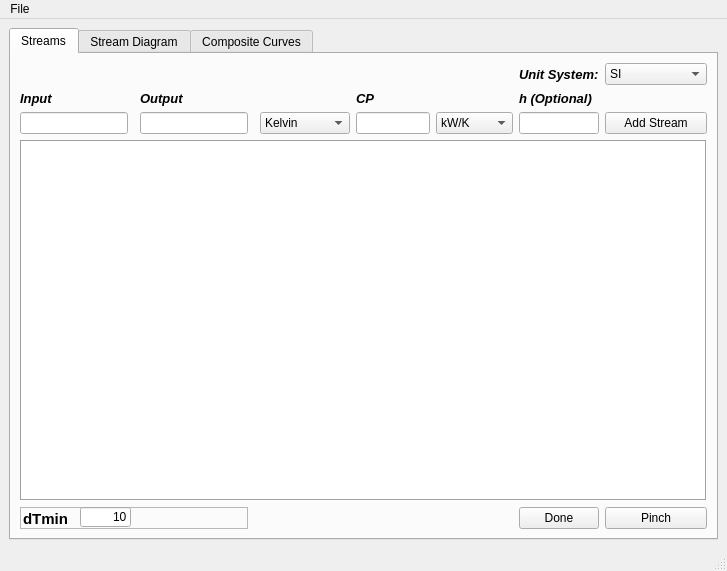
<?xml version="1.0" encoding="UTF-8"?>
<ui version="4.0">
 <class>MainWindow</class>
 <widget class="QMainWindow" name="MainWindow">
  <property name="geometry">
   <rect>
    <x>0</x>
    <y>0</y>
    <width>727</width>
    <height>571</height>
   </rect>
  </property>
  <property name="windowTitle">
   <string>MPinch</string>
  </property>
  <widget class="QWidget" name="centralwidget">
   <layout class="QGridLayout" name="gridLayout">
    <item row="0" column="0">
     <widget class="QTabWidget" name="tabWidget">
      <property name="currentIndex">
       <number>0</number>
      </property>
      <widget class="QWidget" name="tab">
       <attribute name="title">
        <string>Streams</string>
       </attribute>
       <layout class="QGridLayout" name="gridLayout_4">
        <item row="1" column="5">
         <widget class="QLabel" name="label_4">
          <property name="font">
           <font>
            <family>Arial</family>
            <pointsize>10</pointsize>
            <weight>75</weight>
            <italic>true</italic>
            <bold>true</bold>
           </font>
          </property>
          <property name="text">
           <string>CP</string>
          </property>
         </widget>
        </item>
        <item row="2" column="4">
         <widget class="QComboBox" name="comboBox">
          <item>
           <property name="text">
            <string>Kelvin</string>
           </property>
          </item>
          <item>
           <property name="text">
            <string>Celsius</string>
           </property>
          </item>
          <item>
           <property name="text">
            <string>Fahrenheit</string>
           </property>
          </item>
          <item>
           <property name="text">
            <string>Rankine</string>
           </property>
          </item>
         </widget>
        </item>
        <item row="2" column="5">
         <widget class="QLineEdit" name="lineEdit3"/>
        </item>
        <item row="2" column="8">
         <widget class="QPushButton" name="pushButton">
          <property name="text">
           <string>Add Stream</string>
          </property>
         </widget>
        </item>
        <item row="2" column="6">
         <widget class="QComboBox" name="comboBox_3">
          <item>
           <property name="text">
            <string>kW/K</string>
           </property>
          </item>
          <item>
           <property name="text">
            <string>Btu/(hºF)</string>
           </property>
          </item>
         </widget>
        </item>
        <item row="1" column="0">
         <widget class="QLabel" name="label_2">
          <property name="font">
           <font>
            <family>Arial</family>
            <pointsize>10</pointsize>
            <weight>75</weight>
            <italic>true</italic>
            <bold>true</bold>
           </font>
          </property>
          <property name="text">
           <string>Input</string>
          </property>
         </widget>
        </item>
        <item row="1" column="2" colspan="2">
         <widget class="QLabel" name="label_3">
          <property name="font">
           <font>
            <family>Arial</family>
            <pointsize>10</pointsize>
            <weight>75</weight>
            <italic>true</italic>
            <bold>true</bold>
           </font>
          </property>
          <property name="text">
           <string>Output</string>
          </property>
         </widget>
        </item>
        <item row="2" column="0">
         <widget class="QLineEdit" name="lineEdit">
          <property name="sizePolicy">
           <sizepolicy hsizetype="MinimumExpanding" vsizetype="Fixed">
            <horstretch>0</horstretch>
            <verstretch>0</verstretch>
           </sizepolicy>
          </property>
         </widget>
        </item>
        <item row="2" column="7">
         <widget class="QLineEdit" name="lineEdit3_2"/>
        </item>
        <item row="4" column="8">
         <widget class="QPushButton" name="pinchbutton">
          <property name="toolTip">
           <string>Click after confirming stream's properties</string>
          </property>
          <property name="text">
           <string>Pinch</string>
          </property>
         </widget>
        </item>
        <item row="2" column="2">
         <widget class="QLineEdit" name="lineEdit2">
          <property name="sizePolicy">
           <sizepolicy hsizetype="MinimumExpanding" vsizetype="Fixed">
            <horstretch>0</horstretch>
            <verstretch>0</verstretch>
           </sizepolicy>
          </property>
         </widget>
        </item>
        <item row="4" column="7">
         <widget class="QPushButton" name="donebutton">
          <property name="text">
           <string>Done</string>
          </property>
         </widget>
        </item>
        <item row="1" column="7" colspan="2">
         <widget class="QLabel" name="label_5">
          <property name="font">
           <font>
            <family>Arial</family>
            <pointsize>10</pointsize>
            <weight>75</weight>
            <italic>true</italic>
            <bold>true</bold>
           </font>
          </property>
          <property name="text">
           <string>h (Optional)</string>
          </property>
         </widget>
        </item>
        <item row="3" column="0" colspan="9">
         <widget class="QTableWidget" name="tableWidget">
          <property name="layoutDirection">
           <enum>Qt::LeftToRight</enum>
          </property>
          <property name="autoFillBackground">
           <bool>false</bool>
          </property>
          <property name="styleSheet">
           <string notr="true"/>
          </property>
          <property name="frameShape">
           <enum>QFrame::Box</enum>
          </property>
          <property name="frameShadow">
           <enum>QFrame::Sunken</enum>
          </property>
          <property name="verticalScrollBarPolicy">
           <enum>Qt::ScrollBarAsNeeded</enum>
          </property>
          <property name="horizontalScrollBarPolicy">
           <enum>Qt::ScrollBarAsNeeded</enum>
          </property>
          <property name="sizeAdjustPolicy">
           <enum>QAbstractScrollArea::AdjustToContents</enum>
          </property>
          <property name="showGrid">
           <bool>true</bool>
          </property>
          <property name="gridStyle">
           <enum>Qt::SolidLine</enum>
          </property>
          <property name="sortingEnabled">
           <bool>false</bool>
          </property>
          <property name="wordWrap">
           <bool>true</bool>
          </property>
          <attribute name="horizontalHeaderVisible">
           <bool>false</bool>
          </attribute>
          <attribute name="horizontalHeaderCascadingSectionResizes">
           <bool>false</bool>
          </attribute>
          <attribute name="horizontalHeaderDefaultSectionSize">
           <number>82</number>
          </attribute>
          <attribute name="horizontalHeaderHighlightSections">
           <bool>false</bool>
          </attribute>
          <attribute name="horizontalHeaderStretchLastSection">
           <bool>false</bool>
          </attribute>
          <attribute name="verticalHeaderVisible">
           <bool>false</bool>
          </attribute>
          <attribute name="verticalHeaderCascadingSectionResizes">
           <bool>true</bool>
          </attribute>
          <attribute name="verticalHeaderDefaultSectionSize">
           <number>30</number>
          </attribute>
          <attribute name="verticalHeaderMinimumSectionSize">
           <number>23</number>
          </attribute>
          <column>
           <property name="text">
            <string>Input</string>
           </property>
          </column>
          <column>
           <property name="text">
            <string>Output</string>
           </property>
          </column>
          <column>
           <property name="text">
            <string>CP</string>
           </property>
          </column>
          <column>
           <property name="text">
            <string>Type</string>
           </property>
          </column>
          <column>
           <property name="text">
            <string>Unit</string>
           </property>
          </column>
         </widget>
        </item>
        <item row="0" column="7">
         <widget class="QLabel" name="label">
          <property name="font">
           <font>
            <family>Arial</family>
            <pointsize>10</pointsize>
            <weight>75</weight>
            <italic>true</italic>
            <bold>true</bold>
           </font>
          </property>
          <property name="text">
           <string>Unit System:</string>
          </property>
         </widget>
        </item>
        <item row="0" column="8">
         <widget class="QComboBox" name="tempcombo1">
          <item>
           <property name="text">
            <string>SI</string>
           </property>
          </item>
          <item>
           <property name="text">
            <string>Imperial units</string>
           </property>
          </item>
         </widget>
        </item>
        <item row="4" column="0" colspan="3">
         <widget class="QFrame" name="frame">
          <property name="frameShape">
           <enum>QFrame::StyledPanel</enum>
          </property>
          <property name="frameShadow">
           <enum>QFrame::Raised</enum>
          </property>
          <widget class="QLabel" name="label_6">
           <property name="geometry">
            <rect>
             <x>-30</x>
             <y>0</y>
             <width>78</width>
             <height>23</height>
            </rect>
           </property>
           <property name="font">
            <font>
             <pointsize>11</pointsize>
             <weight>75</weight>
             <bold>true</bold>
            </font>
           </property>
           <property name="text">
            <string>dTmin</string>
           </property>
           <property name="alignment">
            <set>Qt::AlignRight|Qt::AlignTrailing|Qt::AlignVCenter</set>
           </property>
          </widget>
          <widget class="QLineEdit" name="lineEdit_2">
           <property name="geometry">
            <rect>
             <x>60</x>
             <y>0</y>
             <width>51</width>
             <height>20</height>
            </rect>
           </property>
           <property name="text">
            <string>10</string>
           </property>
           <property name="alignment">
            <set>Qt::AlignRight|Qt::AlignTrailing|Qt::AlignVCenter</set>
           </property>
          </widget>
         </widget>
        </item>
       </layout>
      </widget>
      <widget class="QWidget" name="tab_2">
       <attribute name="title">
        <string>Stream Diagram</string>
       </attribute>
       <layout class="QGridLayout" name="gridLayout_3">
        <item row="0" column="0">
         <layout class="QGridLayout" name="caixinha"/>
        </item>
       </layout>
      </widget>
      <widget class="QWidget" name="tab_3">
       <attribute name="title">
        <string>Composite Curves</string>
       </attribute>
       <layout class="QGridLayout" name="gridLayout_5">
        <item row="0" column="2">
         <layout class="QGridLayout" name="caixinha4"/>
        </item>
        <item row="0" column="0">
         <layout class="QGridLayout" name="caixinha3"/>
        </item>
        <item row="0" column="1">
         <widget class="Line" name="line">
          <property name="orientation">
           <enum>Qt::Vertical</enum>
          </property>
         </widget>
        </item>
       </layout>
      </widget>
     </widget>
    </item>
   </layout>
  </widget>
  <widget class="QMenuBar" name="menubar">
   <property name="geometry">
    <rect>
     <x>0</x>
     <y>0</y>
     <width>727</width>
     <height>21</height>
    </rect>
   </property>
   <widget class="QMenu" name="menuFile">
    <property name="title">
     <string>File</string>
    </property>
    <addaction name="actionOpen"/>
    <addaction name="actionOpen_2"/>
   </widget>
   <addaction name="menuFile"/>
  </widget>
  <widget class="QStatusBar" name="statusbar"/>
  <action name="actionOpen">
   <property name="text">
    <string>New File...</string>
   </property>
  </action>
  <action name="actionOpen_2">
   <property name="text">
    <string>Open...</string>
   </property>
  </action>
 </widget>
 <resources/>
 <connections/>
</ui>
